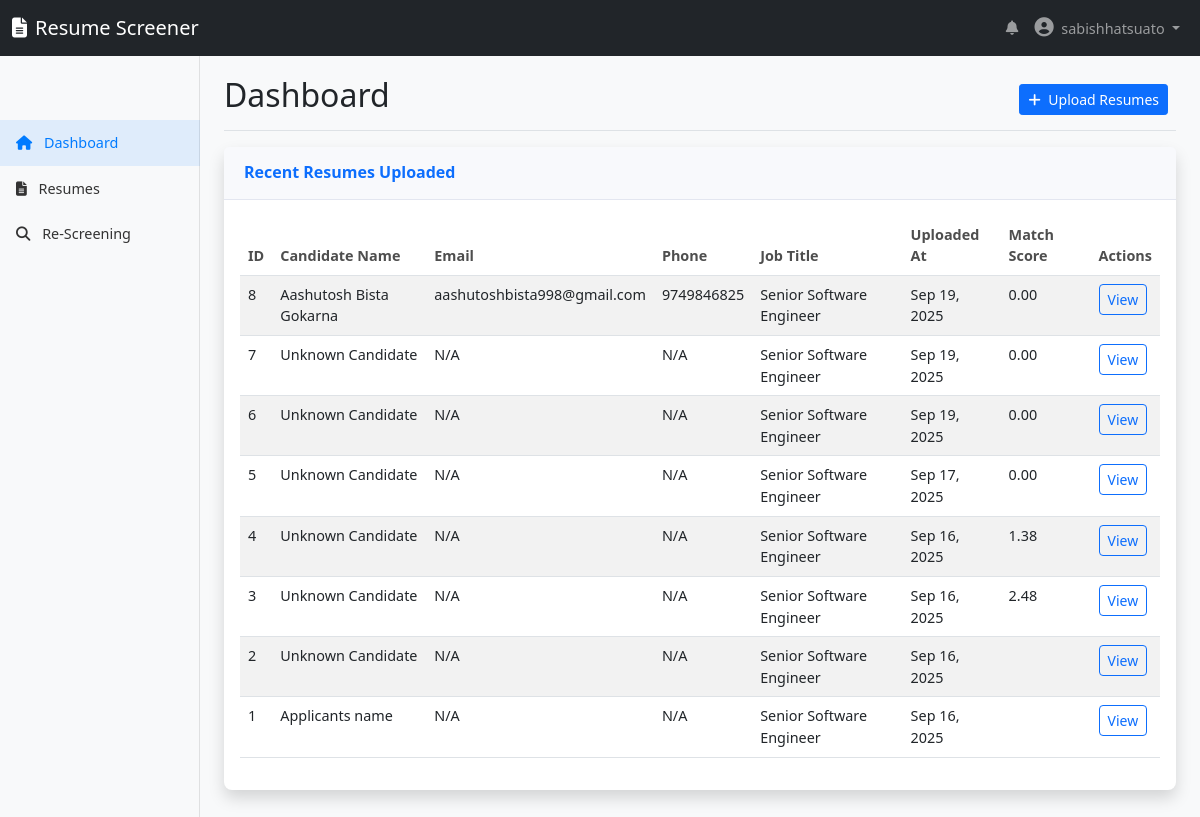
Before: /accounts/dashboard/ (signed in) with the older database file.
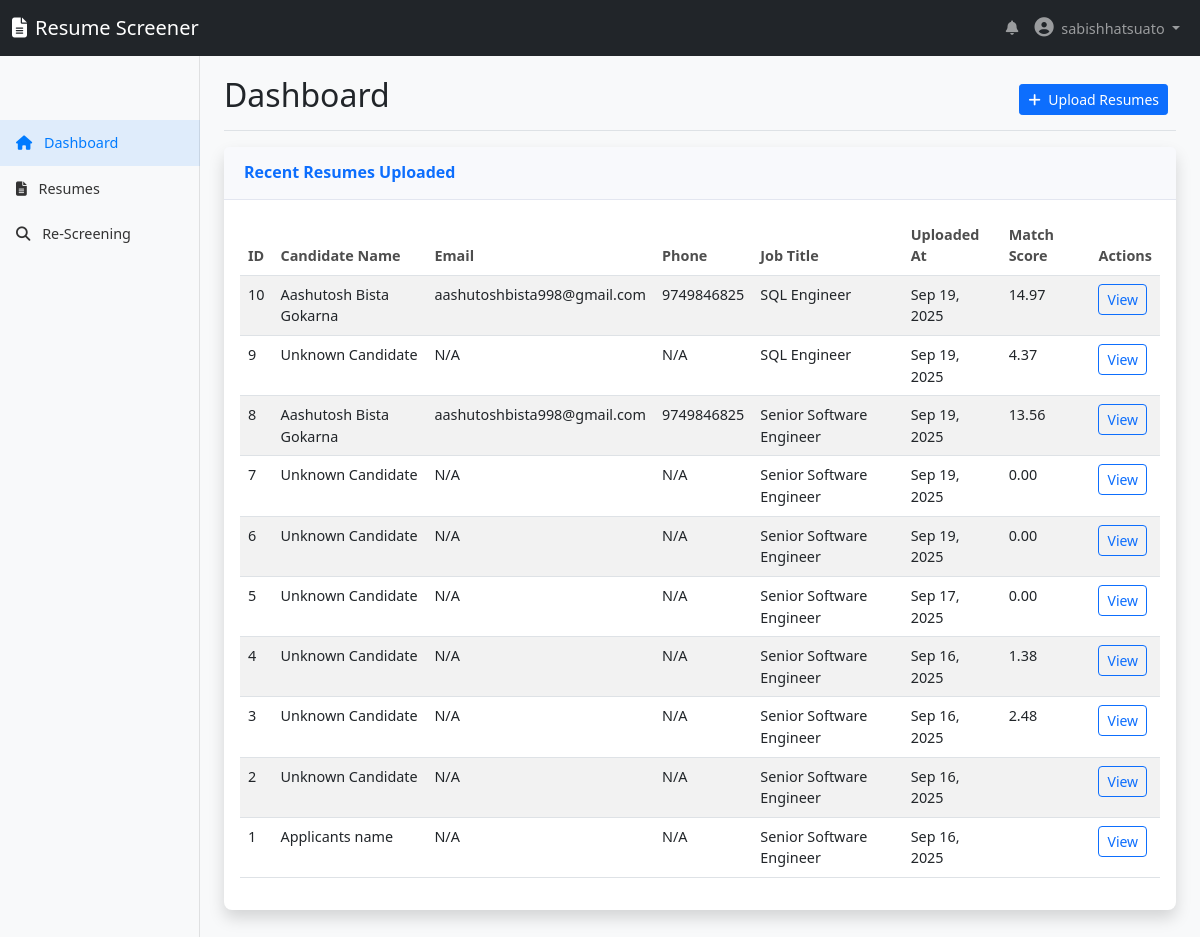
After: the same page with the newer database file.
### resumes/models.py (models this page shows, shortened)
class Resumes(models.Model):
    uploaded_by = models.ForeignKey(settings.AUTH_USER_MODEL, on_delete=models.CASCADE, related_name= 'resumes')
    resume_files = models.FileField(upload_to= "resume/")
    job = models.ForeignKey(Job, on_delete = models.SET_NULL,  null = True, blank = True, related_name='job_resumes')
    parsed_text = models.TextField(blank = True, null = True)
    candidate_name = models.CharField(max_length= 50, blank=True, null= True)
    email = models.EmailField(blank=True, null = True)
    skill = models.TextField(blank= True, null= True )
    phone = models.CharField(max_length= 50, blank=True, null= True)
    work_experience = models.TextField(blank=True, null=True)
    education = models.TextField(blank=True, null=True)
    uploaded_at = models.DateTimeField(auto_now_add=True)
    updated_at = models.DateTimeField(auto_now = True)
    ats_score = models.FloatField(blank=True, null= True)
    match_score = models.FloatField(blank=True, null= True)

### jobs/models.py (models this page shows, shortened)
class Job(models.Model):
    created_by = models.ForeignKey(settings.AUTH_USER_MODEL,on_delete= models.CASCADE, related_name= 'jobs')
    title = models.CharField(max_length=100)
    description = models.TextField()  #not null in form and database
    requirements = models.TextField(blank=True, null=True)
    location = models.CharField(max_length=100, blank=True, null=True)
    choices_emp_type = [("FT",'Full-Time'),('PT','Part-Time'),('CT','Cotract')]
    employment_type = models.CharField(max_length= 50, choices= choices_emp_type, default="FT")
    salary_range = models.CharField(max_length=200, blank=True, null=True)
    is_active = models.BooleanField(default=True)
    created_at = models.DateTimeField(auto_now_add=True)
    updated_at = models.DateTimeField(auto_now= True)

### accounts/views.py (the view)
# urls.py: path('dashboard/',acc_views.dashboard, name = 'dashboard'),
@login_required
def dashboard(request):
    user_role = request.user.role
    context = {}
    if user_role == 'hr':
        jobs = Job.objects.filter(created_by=request.user).order_by('-created_at')
        context['jobs'] = jobs
    elif user_role == 'recruiter':
        resumes = Resumes.objects.filter(uploaded_by = request.user).order_by('-uploaded_at')
        context['resumes'] = resumes
    return render(request, "accounts/dashboard.html",context)

### templates/accounts/dashboard.html (shortened to what the changed rows need)
{% extends 'base/base.html' %}
{% load static %}
{% block content %}
    <div class="container-fluid">
        <div class="row">
            <main class="col-md-9 ms-sm-auto col-lg-10 px-md-4">
                <div class="d-flex justify-content-between flex-wrap flex-md-nowrap align-items-center pt-3 pb-2 mb-3 border-bottom">
                    <h1 class="h2">Dashboard</h1>
                </div>
                {% if user.is_authenticated and user.role == 'recruiter' %}
                <div class="row">
                    <div class="col-md-12">
                        <div class="card shadow mb-4">
                            <div class="card-body">
                               {% if resumes %}
                                <div class="table-responsive">
                                    <table class="table table-striped">
                                        <thead>
                                            <tr>
                                                <th>ID</th>
                                                <th>Candidate Name</th>
                                                <th>Email</th>
                                                <th>Phone</th>
                                                <th>Job Title</th>
                                                <th>Uploaded At</th>
                                                <th>Match Score</th>
                                                <th>Actions</th>
                                            </tr>
                                        </thead>
                                        <tbody>
                                            {% for resume in resumes %}
                                            <tr>
                                                <td>{{ resume.id }}</td>
                                                <td>
                                                    {% if resume.candidate_name %}
                                                        {{ resume.candidate_name }}
                                                    {% else %}
                                                        Candidate #{{ resume.id }}
                                                    {% endif %}
                                                </td>
                                                <td>{{ resume.email|default:"N/A" }}</td>
                                                <td>{{ resume.phone|default:"N/A" }}</td>
                                                <td>{{ resume.job.title|default:"N/A" }}</td>
                                                <td>{{ resume.uploaded_at|date:"M d, Y" }}</td>
                                                <td>{{ resume.match_score|floatformat:"2" }}</td>
                                                <td>
                                                    <a href="{{ resume.resume_files.url }}" class="btn btn-outline-primary btn-sm">View</a>
                                                </td>
                                            </tr>
                                            {% endfor %}
                                        </tbody>
                                    </table>
                                </div>
                                {% else %}
                                <p class="text-center text-muted">No resumes have been uploaded yet.</p>
                                {% endif %}
                            </div>
                        </div>
                    </div>
                </div>
                {% endif %}
            </main>
        </div>
    </div>
{% endblock %}

Changed rows visible on the page:
added Resumes: id "10", candidate_name "Aashutosh Bista Gokarna", email "aashutoshbista998@gmail.com", phone "9749846825", job "SQL Engineer", uploaded_at "Sep 19, 2025", match_score "14.97"
added Resumes: id "9", candidate_name "Unknown Candidate", email "N/A", phone "N/A", job "SQL Engineer", uploaded_at "Sep 19, 2025", match_score "4.37"
changed Resumes id 8: match_score "0.00" → "13.56"
